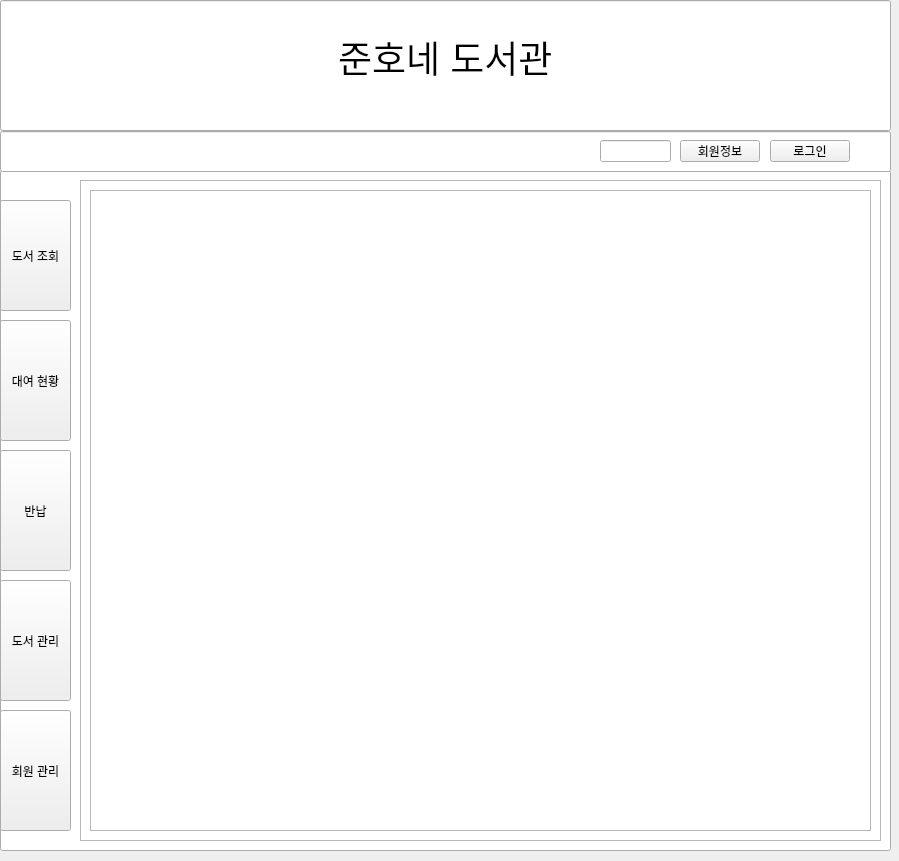
<?xml version="1.0" encoding="UTF-8"?>
<ui version="4.0">
 <class>Form</class>
 <widget class="QWidget" name="Form">
  <property name="geometry">
   <rect>
    <x>0</x>
    <y>0</y>
    <width>899</width>
    <height>861</height>
   </rect>
  </property>
  <property name="windowTitle">
   <string>Form</string>
  </property>
  <widget class="QLineEdit" name="lineEdit">
   <property name="geometry">
    <rect>
     <x>0</x>
     <y>0</y>
     <width>891</width>
     <height>131</height>
    </rect>
   </property>
   <property name="font">
    <font>
     <family>Ubuntu</family>
     <pointsize>28</pointsize>
     <italic>false</italic>
     <fontweight>ExtraBold</fontweight>
    </font>
   </property>
   <property name="styleSheet">
    <string notr="true">font: 800 28pt &quot;Ubuntu&quot;;</string>
   </property>
   <property name="text">
    <string>준호네 도서관</string>
   </property>
   <property name="alignment">
    <set>Qt::AlignmentFlag::AlignCenter</set>
   </property>
   <property name="readOnly">
    <bool>true</bool>
   </property>
  </widget>
  <widget class="QLineEdit" name="lineEdit_2">
   <property name="geometry">
    <rect>
     <x>0</x>
     <y>131</y>
     <width>891</width>
     <height>41</height>
    </rect>
   </property>
   <property name="dragEnabled">
    <bool>false</bool>
   </property>
   <property name="readOnly">
    <bool>true</bool>
   </property>
  </widget>
  <widget class="QPushButton" name="btn_member_info">
   <property name="geometry">
    <rect>
     <x>680</x>
     <y>140</y>
     <width>80</width>
     <height>22</height>
    </rect>
   </property>
   <property name="text">
    <string>회원정보</string>
   </property>
  </widget>
  <widget class="QPushButton" name="btn_login">
   <property name="geometry">
    <rect>
     <x>770</x>
     <y>140</y>
     <width>80</width>
     <height>22</height>
    </rect>
   </property>
   <property name="text">
    <string>로그인</string>
   </property>
  </widget>
  <widget class="QPushButton" name="btn_book_search">
   <property name="geometry">
    <rect>
     <x>0</x>
     <y>200</y>
     <width>71</width>
     <height>111</height>
    </rect>
   </property>
   <property name="text">
    <string>도서 조회</string>
   </property>
  </widget>
  <widget class="QPushButton" name="btn_rental_update">
   <property name="geometry">
    <rect>
     <x>0</x>
     <y>320</y>
     <width>71</width>
     <height>121</height>
    </rect>
   </property>
   <property name="text">
    <string>대여 현황</string>
   </property>
  </widget>
  <widget class="QPushButton" name="btn_book_return">
   <property name="geometry">
    <rect>
     <x>0</x>
     <y>450</y>
     <width>71</width>
     <height>121</height>
    </rect>
   </property>
   <property name="text">
    <string>반납</string>
   </property>
  </widget>
  <widget class="QPushButton" name="btn_book_manage">
   <property name="geometry">
    <rect>
     <x>0</x>
     <y>580</y>
     <width>71</width>
     <height>121</height>
    </rect>
   </property>
   <property name="text">
    <string>도서 관리</string>
   </property>
  </widget>
  <widget class="QPushButton" name="btn_member_manage">
   <property name="geometry">
    <rect>
     <x>0</x>
     <y>710</y>
     <width>71</width>
     <height>121</height>
    </rect>
   </property>
   <property name="text">
    <string>회원 관리</string>
   </property>
  </widget>
  <widget class="QLineEdit" name="lineEdit_3">
   <property name="geometry">
    <rect>
     <x>600</x>
     <y>140</y>
     <width>71</width>
     <height>22</height>
    </rect>
   </property>
   <property name="text">
    <string/>
   </property>
   <property name="readOnly">
    <bool>true</bool>
   </property>
  </widget>
  <widget class="QLineEdit" name="lineEdit_4">
   <property name="geometry">
    <rect>
     <x>0</x>
     <y>170</y>
     <width>891</width>
     <height>681</height>
    </rect>
   </property>
   <property name="readOnly">
    <bool>true</bool>
   </property>
  </widget>
  <widget class="QTableWidget" name="tableWidget">
   <property name="geometry">
    <rect>
     <x>80</x>
     <y>180</y>
     <width>801</width>
     <height>661</height>
    </rect>
   </property>
  </widget>
  <widget class="QTableWidget" name="book_table">
   <property name="enabled">
    <bool>true</bool>
   </property>
   <property name="geometry">
    <rect>
     <x>90</x>
     <y>190</y>
     <width>781</width>
     <height>641</height>
    </rect>
   </property>
  </widget>
  <zorder>lineEdit_4</zorder>
  <zorder>lineEdit</zorder>
  <zorder>lineEdit_2</zorder>
  <zorder>btn_member_info</zorder>
  <zorder>btn_login</zorder>
  <zorder>btn_book_search</zorder>
  <zorder>btn_rental_update</zorder>
  <zorder>btn_book_return</zorder>
  <zorder>btn_book_manage</zorder>
  <zorder>btn_member_manage</zorder>
  <zorder>lineEdit_3</zorder>
  <zorder>tableWidget</zorder>
  <zorder>book_table</zorder>
 </widget>
 <resources/>
 <connections/>
</ui>
